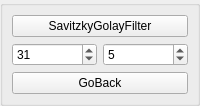
                   <widget class="QWidget" name="tab">
                    <attribute name="title">
                     <string>SGfilter</string>
                    </attribute>
                    <layout class="QGridLayout" name="gridLayout_3">
                     <property name="leftMargin">
                      <number>0</number>
                     </property>
                     <property name="topMargin">
                      <number>0</number>
                     </property>
                     <property name="rightMargin">
                      <number>0</number>
                     </property>
                     <property name="bottomMargin">
                      <number>0</number>
                     </property>
                     <item row="0" column="0">
                      <widget class="QGroupBox" name="groupBox_2">
                       <property name="title">
                        <string/>
                       </property>
                       <layout class="QGridLayout" name="gridLayout_2">
                        <item row="0" column="0" colspan="2">
                         <widget class="QPushButton" name="pushButton_SGFilter">
                          <property name="text">
                           <string>SavitzkyGolayFilter</string>
                          </property>
                         </widget>
                        </item>
                        <item row="1" column="0">
                         <widget class="QSpinBox" name="spinBox_SG1">
                          <property name="maximum">
                           <number>999</number>
                          </property>
                          <property name="value">
                           <number>31</number>
                          </property>
                         </widget>
                        </item>
                        <item row="1" column="1">
                         <widget class="QSpinBox" name="spinBox_SG2">
                          <property name="maximum">
                           <number>999</number>
                          </property>
                          <property name="value">
                           <number>5</number>
                          </property>
                         </widget>
                        </item>
                        <item row="2" column="0" colspan="2">
                         <widget class="QPushButton" name="pushButton_goback">
                          <property name="text">
                           <string>GoBack</string>
                          </property>
                         </widget>
                        </item>
                       </layout>
                      </widget>
                     </item>
                    </layout>
                   </widget>
